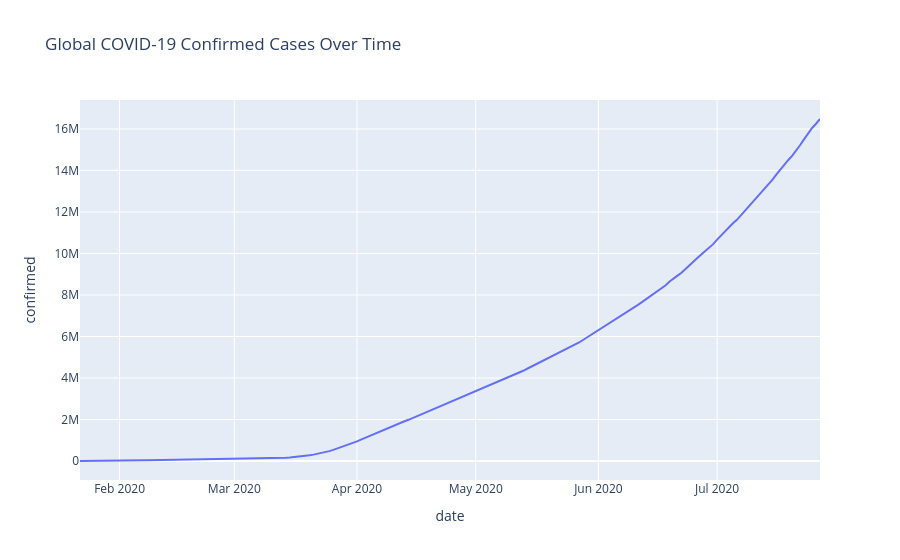

This figure's notebook cell:
### Code cell
# ================================
# Test Visualization
# ================================

fig = plot_confirmed_trend(daily_df)

fig.show()

### Figure 1 — Plotly figure (JSON) as saved in the notebook; plotly's stock layout.template omitted (floating-point values rounded to 4 significant figures; data arrays with more than 128 entries replaced by an {"elided": "..."} marker saying what was removed)
{"data": [{"hovertemplate": "date=%{x}<br>confirmed=%{y}<extra></extra>", "legendgroup": "", "line": {"color": "#636efa", "dash": "solid"}, "marker": {"symbol": "circle"}, "mode": "lines", "name": "", "orientation": "v", "showlegend": false, "type": "scatter", "x": {"elided": "188 str values"}, "xaxis": "x", "y": {"elided": "188 int values"}, "yaxis": "y"}], "layout": {"legend": {"tracegroupgap": 0}, "title": {"text": "Global COVID-19 Confirmed Cases Over Time"}, "xaxis": {"anchor": "y", "domain": [0, 1], "title": {"text": "date"}}, "yaxis": {"anchor": "x", "domain": [0, 1], "title": {"text": "confirmed"}}}}
